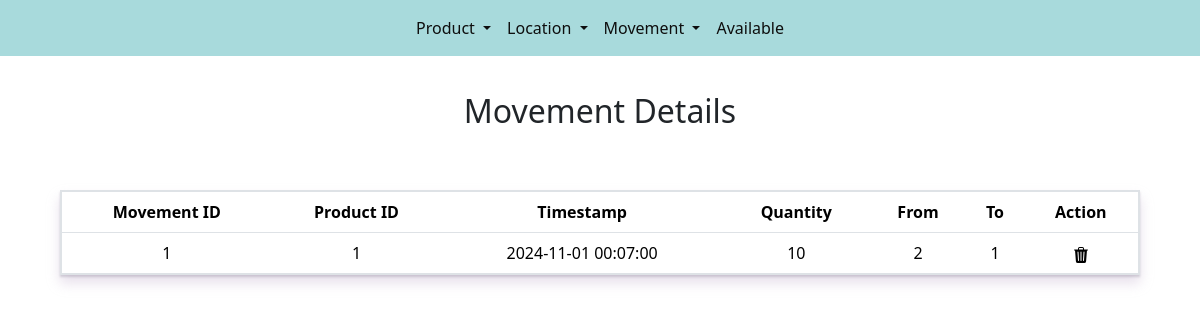
/movelist, run on an earlier commit of the app's database.
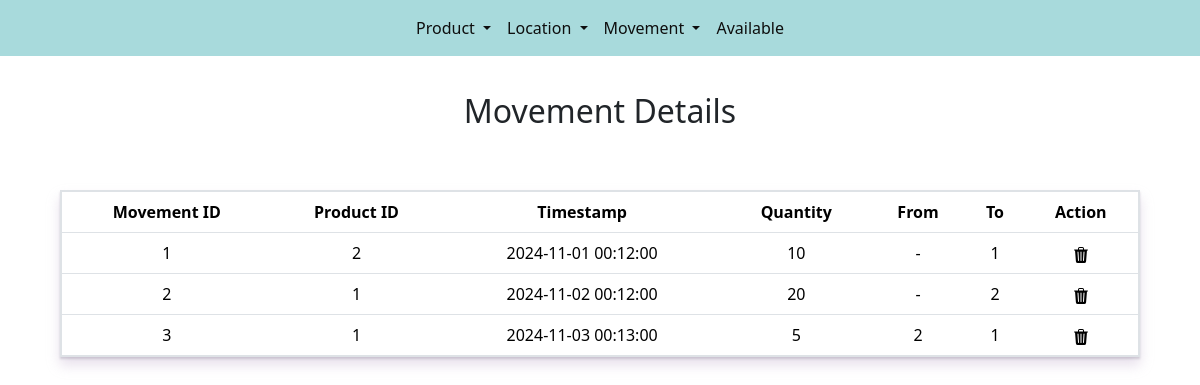
And on a later commit of the database.
### app.py (models this page shows, shortened)
class Move(db.Model):
    id = db.Column(db.Integer, primary_key=True)
    pid = db.Column(db.Integer, nullable=False)
    timestamp = db.Column(db.TIMESTAMP, default=datetime.utcnow)
    quantity = db.Column(db.Integer, nullable=False)
    fromloc = db.Column(db.String, nullable=True)
    toloc = db.Column(db.String, nullable=True)

### app.py (the view)
@app.route('/movelist')
def m_List():
    all_move = Move.query.order_by(Move.id).all()
    return render_template("move_list.html", all_move=all_move)

### templates/move_list.html (shortened to what this page needs)
{% extends 'base.html' %}
{% block body %}
<h2>Movement Details</h2>
<table class="table table-hover ">
  <tr>
    <th >Movement ID</th>
    <th >Product ID</th>
    <th >Timestamp</th>
    <th >Quantity</th>
    <th >From</th>
    <th >To</th>
    <th >Action</th>
  </tr>
  {% for i in all_move  %}
  <tr>
    <td>{{ i.id }}</td>
    <td>{{ i.pid }}</td>
    <td>{{ i.timestamp }}</td>
    <td>{{ i.quantity }}</td>
    <td>{{ i.fromloc }}</td>
    <td>{{ i.toloc }}</td>
    <td> <a href="/movelist/delete/{{i.id}}"></a>
</tr>
  {% endfor %}
</table>
{% endblock %}

### templates/base.html (shortened to what this page needs)
<!DOCTYPE html>
<html lang="en">
<head>
    <link rel="stylesheet" href="{{url_for('static',filename='css/style.css')}}">
    <link href="https://cdn.jsdelivr.net/npm/bootstrap@5.3.3/dist/css/bootstrap.min.css" rel="stylesheet">
</head>
<body>
    <nav class="navbar navbar-expand-lg  border-body" style="background-color: #a8dadc;" data-bs-theme="dark">
        <div class="container-fluid">
          <div class="collapse navbar-collapse nav-fill justify-content-center" id="navbarNavDropdown">
            <ul class="navbar-nav nav-fill">
              <li class="nav-item dropdown">
                <a class="nav-link dropdown-toggle" href="#" role="button" data-bs-toggle="dropdown" aria-expanded="false">
                  Product
                </a>
              </li>
              <li class="nav-item dropdown">
                <a class="nav-link dropdown-toggle" href="#" role="button" data-bs-toggle="dropdown" aria-expanded="false">
                  Location
                </a>
              </li>
              <li class="nav-item dropdown">
                <a class="nav-link dropdown-toggle" href="#" role="button" data-bs-toggle="dropdown" aria-expanded="false">
                  Movement
                </a>
              </li>
              <li class="nav-item">
                <a class="nav-link" href="/quantity" role="button">
                  Available
                </a>
              </li>
            </ul>
          </div>
        </div>
      </nav>
    {% block body %}
    {% endblock %}
</body>
</html>

### static/CSS/style.css (style rules this page uses)
.navbar a, .dropdown-menu { color: rgb(14, 14, 14); font-size: 100%; }
.btn,table { box-shadow: rgba(102, 93, 115, 0.24) 0px 2px 2px, rgba(195, 175, 205, 0.4) 0px 8px 12px !important; }
table { margin: 5% auto; border: 2px solid #a8dadc; width: 90% !important; text-align: center; }
td a { text-decoration: none; color: black; margin: 10%; }
body { background-color: #f6f8f8; text-align: center; height: 100vh; width: 100vw; overflow-y: auto; box-sizing: border-box; }
h2 { justify-content: center; align-items: center; text-align: center; margin: 5%; margin-top: 3% !important; }

What changed in the data, as far as the page shows it:
changed Move id 1: pid "1" → "2"; timestamp "2024-11-01 00:07:00" → "2024-11-01 00:12:00"; fromloc "2" → "-"
added Move: id "2", pid "1", timestamp "2024-11-02 00:12:00", quantity "20", fromloc "-", toloc "2"
added Move: id "3", pid "1", timestamp "2024-11-03 00:13:00", quantity "5", fromloc "2", toloc "1"
